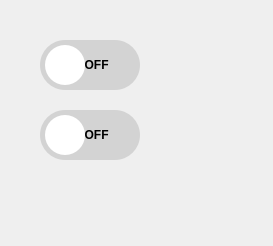
<?xml version="1.0" encoding="UTF-8"?>
<ui version="4.0">
 <class>new_dialog</class>
 <widget class="QDialog" name="new_dialog">
  <property name="geometry">
   <rect>
    <x>0</x>
    <y>0</y>
    <width>273</width>
    <height>246</height>
   </rect>
  </property>
  <property name="windowTitle">
   <string>Dialog</string>
  </property>
  <widget class="QPushButton" name="toggle_btn1">
   <property name="geometry">
    <rect>
     <x>40</x>
     <y>40</y>
     <width>100</width>
     <height>50</height>
    </rect>
   </property>
   <property name="styleSheet">
    <string notr="true">background-color: lightgray; border-radius: 25px; font-weight: bold;</string>
   </property>
   <property name="text">
    <string>    OFF</string>
   </property>
   <property name="checkable">
    <bool>true</bool>
   </property>
  </widget>
  <widget class="QPushButton" name="toggle_btn2">
   <property name="geometry">
    <rect>
     <x>40</x>
     <y>110</y>
     <width>100</width>
     <height>50</height>
    </rect>
   </property>
   <property name="styleSheet">
    <string notr="true">background-color: lightgray; border-radius: 25px; font-weight: bold;</string>
   </property>
   <property name="text">
    <string>    OFF</string>
   </property>
   <property name="checkable">
    <bool>true</bool>
   </property>
  </widget>
  <widget class="QPushButton" name="btn1_btn">
   <property name="geometry">
    <rect>
     <x>45</x>
     <y>45</y>
     <width>40</width>
     <height>40</height>
    </rect>
   </property>
   <property name="styleSheet">
    <string notr="true">background-color: white; border-radius: 20px;</string>
   </property>
   <property name="text">
    <string/>
   </property>
  </widget>
  <widget class="QPushButton" name="btn2_btn">
   <property name="geometry">
    <rect>
     <x>45</x>
     <y>115</y>
     <width>40</width>
     <height>40</height>
    </rect>
   </property>
   <property name="styleSheet">
    <string notr="true">background-color: white; border-radius: 20px;</string>
   </property>
   <property name="text">
    <string/>
   </property>
  </widget>
 </widget>
 <resources/>
 <connections/>
</ui>
